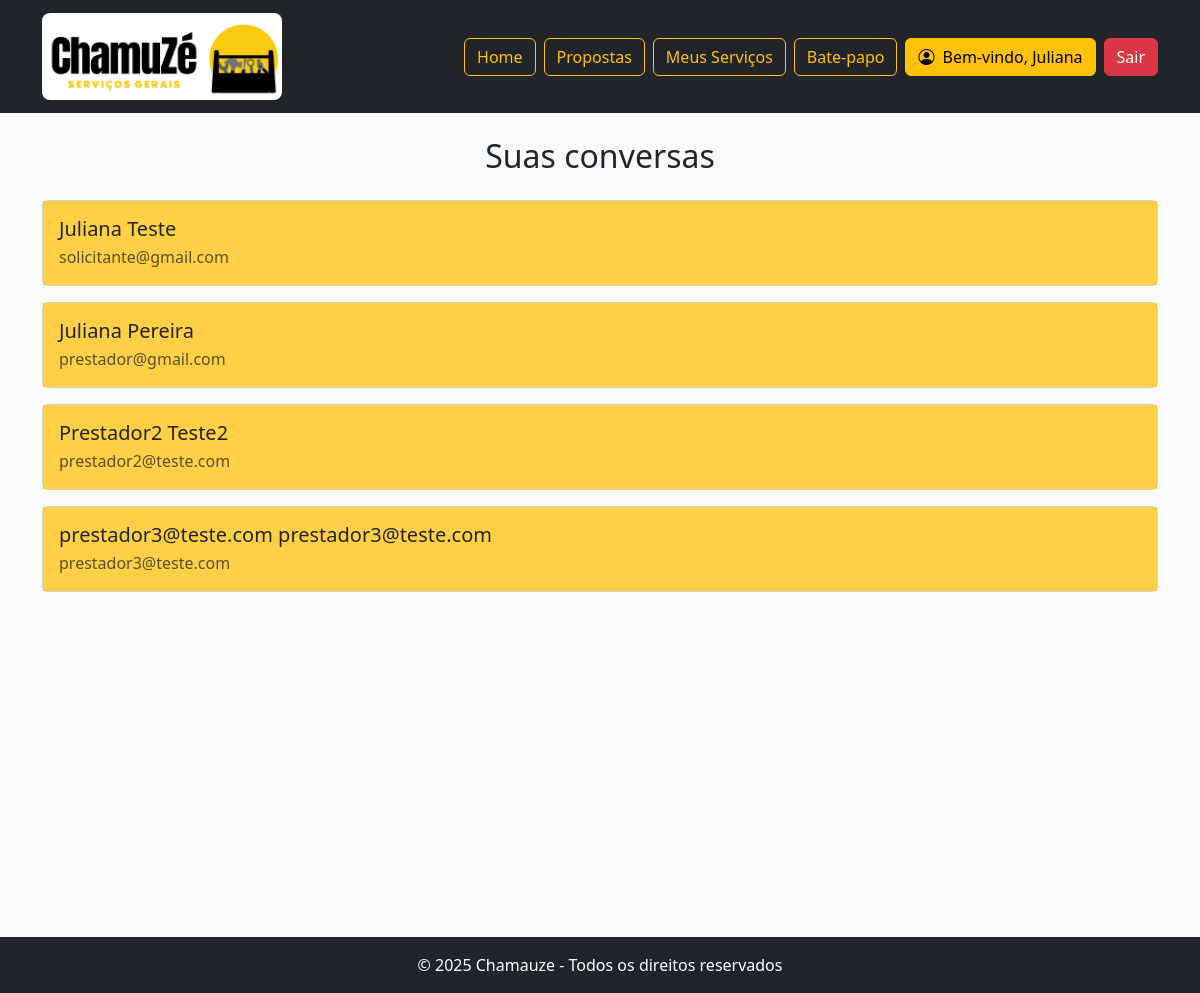
The page /config/chatLista.php (signed in) on the database as committed earlier.
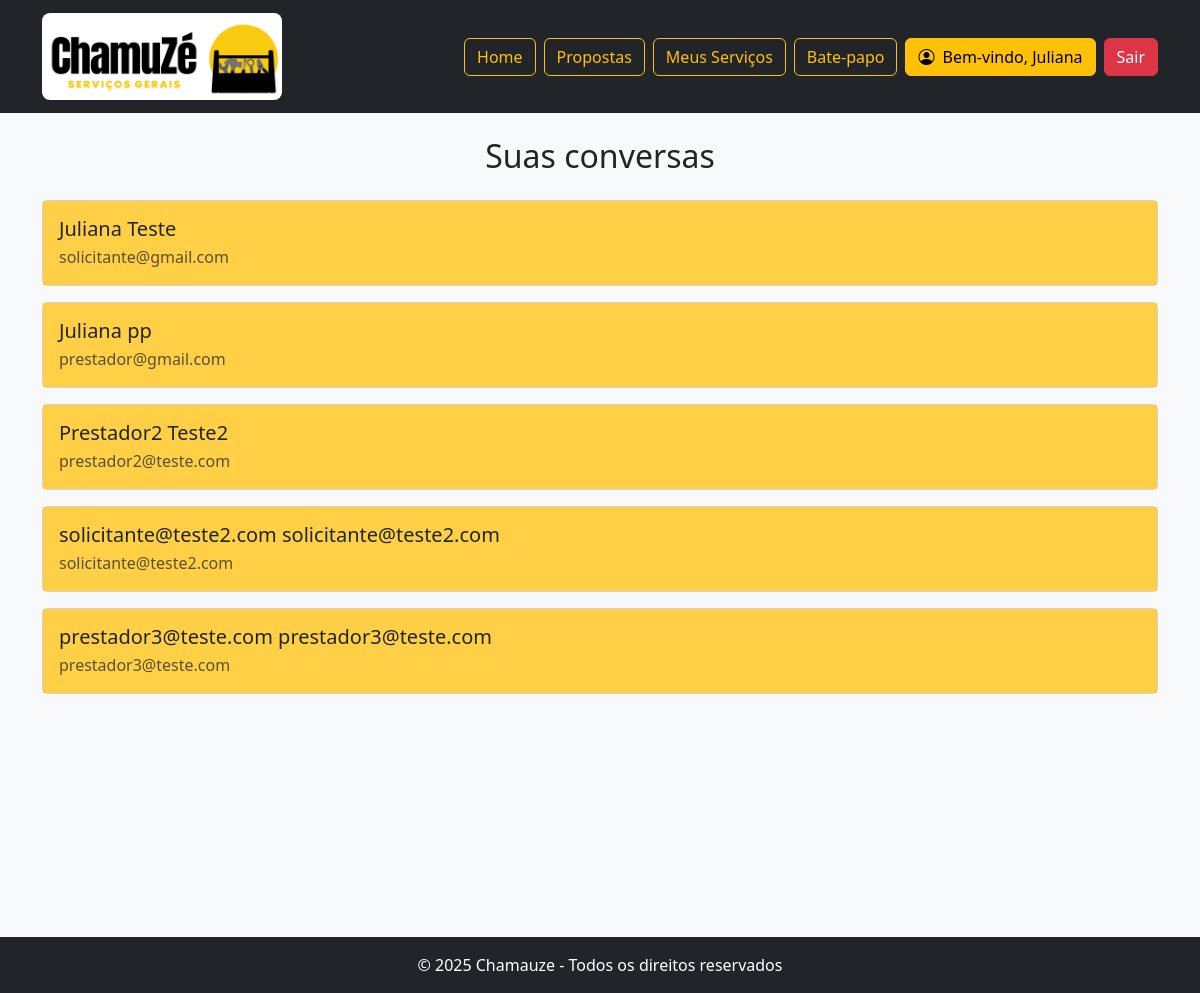
The same page on the database as committed later.
### tables this page shows
CREATE TABLE `usuario` (
  `id_usuario` int(11) NOT NULL,
  `nome` varchar(100) NOT NULL,
  `sobrenome` varchar(150) NOT NULL,
  `email` varchar(150) NOT NULL,
  `senha` varchar(255) NOT NULL,
  `cpf` varchar(11) NOT NULL,
  `telefone` varchar(30) NOT NULL,
  `nacionalidade` varchar(50) NOT NULL,
  `data_nascimento` date NOT NULL,
  `nota_reputacao` decimal(3,2) NOT NULL,
  `genero` enum('F','M','O') NOT NULL,
  `tipo_perfil` enum('administrador','prestador','solicitante') NOT NULL
);

### helpers/biblioteca.php (called while the page is built, shortened)
<?php
$conexao = conectaDB();
function buscarUsuarioPeloId($id_usuario){
    global $conexao;
    $sql = "SELECT * FROM usuario WHERE id_usuario = ?";
    $stmt = $conexao->prepare($sql);
    $stmt->bind_param('i', $id_usuario);
    $stmt->execute();
    $resultado = $stmt->get_result();
    return $resultado->fetch_assoc();
}
function buscarListaDeContatosNoBanco($id_usuario){
    global $conexao;
    $sql = "
        SELECT DISTINCT id_destinatario
        FROM mensagem
        WHERE id_remetente = ?
        UNION
        SELECT DISTINCT id_remetente
        FROM mensagem
        WHERE id_destinatario = ?
    ";
    $stmt = $conexao->prepare($sql);
    $stmt->bind_param('ii', $id_usuario, $id_usuario);
    $stmt->execute();
    $resultado = $stmt->get_result();
    return $resultado->fetch_all(MYSQLI_ASSOC);
}
?>

### config/chatLista.php (the view, shortened to what this page needs)
<?php
include "../helpers/biblioteca.php";
$id_remetente = $_SESSION['usuario']['id_usuario'];
?>
<!DOCTYPE html>
<html lang="pt-br">
<head>
    <link rel="stylesheet" href="../assets/css/estrelas.css">
    <link href="https://cdn.jsdelivr.net/npm/bootstrap@5.3.3/dist/css/bootstrap.min.css" rel="stylesheet">
    <link rel="stylesheet" href="../assets/css/estilo.css">
    <link rel="stylesheet" href="https://cdn.jsdelivr.net/npm/bootstrap-icons/font/bootstrap-icons.css">
</head>
<body class="bg-light  vh-100">
    <?php include "../header/header.php"; ?>
    <main class="container min-vh-100">
        <h2 class="my-4 text-center">Suas conversas</h2>
        <?php
            $idDosContatos = buscarListaDeContatosNoBanco($id_remetente);
            if (count($idDosContatos) <= 0){
                echo '<div class = "alert alert-info mt-4" role="alert"">
                        Você ainda não possui conversas!
                    </div>';
            } else {
                for($i = 0; $i < count($idDosContatos); $i++){
                    $usuario = buscarUsuarioPeloId($idDosContatos[$i]["id_destinatario"]);
                ?>
                <div class="card mb-3" style="cursor: pointer;" onclick="window.location.href='../config/chat.php?id_destinatario=<?= $usuario['id_usuario'] ?>'">
                    <div class="card-body bg-warning bg-opacity-75">
                        <h5 class="card-title mb-1"><?= $usuario["nome"]?> <?= $usuario["sobrenome"] ?></h5>
                        <p class="card-text text-muted mb-0"><?= $usuario["email"] ?></p>
                    </div>
                </div>
            <?php }
                    }?>
    </main>
    <?php include "../footer.php"; ?>
</body>
</html>

### header/header.php (shortened to what this page needs)
<?php
if (isset($_SESSION['usuario']['tipo_perfil'])){
    switch ($_SESSION['usuario']['tipo_perfil']){
        case "solicitante":
            include "headerSolicitante.php";
            break;
    }
} else {
    var_dump($_SESSION['usuario']);
}
?>

### header/headerSolicitante.php (shortened to what this page needs)
<?php
$nomeUsuario = isset($_SESSION['usuario']['nome']) ? $_SESSION['usuario']['nome'] : 'Usuário';
?>
<header>
    <nav class="navbar navbar-expand-lg navbar-light bg-dark">
        <div class="container">
            <a class="navbar-brand" href="../solicitante/inicialSolicitante.php">
                <img src="../assets/img/chamuzeLogoComFundoR.png" alt="Logo Chamauze" class="rounded-3" width="240">
            </a>
            <div class="d-flex">
                <a class="btn btn-outline-warning me-2" href="../solicitante/inicialSolicitante.php">Home</a>
                <a class="btn btn-outline-warning me-2" href="../solicitante/visualizarPropostas.php">Propostas</a>
                <a class="btn btn-outline-warning me-2" href="../solicitante/visualizarServicos.php">Meus Serviços</a>
                <a class="btn btn-outline-warning me-2" href="../config/chatLista.php">Bate-papo</a>
                <a class="btn btn-warning d-flex align-items-center" href="../config/perfilUsuario.php">
                    <link rel="stylesheet"
                        href="https://cdn.jsdelivr.net/npm/bootstrap-icons@1.10.5/font/bootstrap-icons.css">
                    <i class="bi bi-person-circle me-2"></i>
                    Bem-vindo, <?= htmlspecialchars($nomeUsuario) ?>
                </a>
                <a class="ms-2">
                    <form method="POST" action="../controller/logOutController.php">
                        <input type="submit" value="Sair" class="btn btn-danger btn-logout">
                    </form>
                </a>
            </div>
        </div>
    </nav>
</header>

### footer.php
<footer class="bg-dark text-white text-center py-3 mt-auto">
    © 2025 Chamauze - Todos os direitos reservados
</footer>

### config/chatLista.php (style rules this page uses)
.card-text { word-wrap: break-word; overflow-wrap: break-word; max-height: 100px; overflow: hidden; }

Rows that differ between the two databases and show on the page:
changed usuario "prestador@gmail.com": sobrenome "Pereira" → "pp"
added usuario: nome "solicitante@teste2.com", sobrenome "solicitante@teste2.com", email "solicitante@teste2.com"
